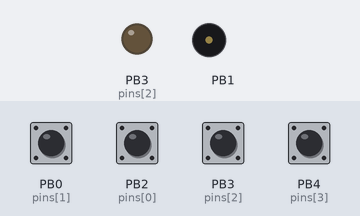
The sketch below on a simulated ATtiny85, built with avr-gcc and run on an emulated ATtiny85. Shown: output pins drawn as LEDs (lit = HIGH), buzzer (waves = sounding). The inputs (shaded band) are chosen by the test bench; at power-on: PB0 (pins[1]), PB2 (pins[0]), PB3 (pins[2]), PB4 (pins[3]) HIGH. Sleep ends after the set time or at an interrupt; random numbers use the default seed unless the sketch sets one.

Above: at 1.2 s.
1.3 s: PB2 (pins[0]) pulled LOW for 0.15 s
At 1.92 s:
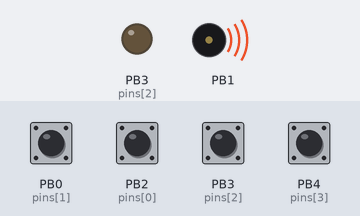
3.5 s: PB3 (pins[2]) pulled LOW for 0.15 s
At 5.4 s:
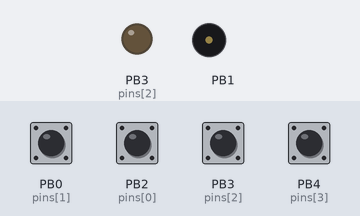
Timing chart, 0 to 6.9 s (numbered marks = the images above; inputs shaded):
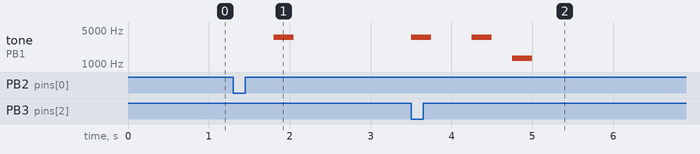

The sketch:

GameBone.ino
```cpp
// (licence header left out)
#include <avr/sleep.h>
#include <avr/power.h>

const int beat = 250;
const int maximum = 32;

// Buttons:    Blue   Orange Red    Green
int pins[] = { 2,     0,     3,     4};

// Notes:       E4  C#4 A4  E3
int notes[] = { 52, 49, 57, 40 };

int sequence[maximum];

// Simple Tones **********************************************

const uint8_t scale[] PROGMEM = {239,226,213,201,190,179,169,160,151,142,134,127};

void note (int n, int octave) {
  int prescaler = 8 - (octave + n/12);
  if (prescaler<1 || prescaler>7) prescaler = 0;
  DDRB = (DDRB & ~(1<<DDB1)) | (prescaler != 0)<<DDB1;
  OCR1C = pgm_read_byte(&scale[n % 12]) - 1;
  TCCR1 = 1<<CTC1 | 1<<COM1A0 | prescaler;
}

// Button routines **********************************************

// Pin change interrupt wakes us up
ISR (PCINT0_vect) {
}

// Turn on specified button
void button_on (int button) {
  int p = pins[button];
  pinMode(p, OUTPUT);
  digitalWrite(p, LOW);
}

// Turn off specified button
void button_off (int button) {
  int p = pins[button];
  pinMode(p, INPUT_PULLUP);
}

// Flash an LED and play the corresponding note of the correct frequency
void flashbeep (int button) {
  button_on(button);
  note(notes[button], 0);
  delay(beat);
  note(0, 0);
  button_off(button);
}

// Play a note and flash the wrong button
void misbeep (int button) {
  int wrong = (button + random(3) + 1) % 4;
  button_on(wrong);
  note(notes[button], 0);
  delay(beat);
  note(0, 0);
  button_off(wrong);
}

// Wait until a button is pressed and play it
int check () {
  GIMSK = GIMSK | 1<<PCIE;            // Enable pin change interrupt
  sleep();
  GIMSK = GIMSK & ~(1<<PCIE);         // Disable pin change interrupt
  int button = 0;
  do {
    button = (button+1) % 4;
  } while (digitalRead(pins[button]));
  flashbeep(button);
  return button;
}

void success_sound () {
  note(48, 0); delay(125);
  note(0, 0);  delay(125);
  note(52, 0); delay(125);
  note(0, 0);  delay(125);
  note(55, 0); delay(125);
  note(0, 0);  delay(125);
  note(60, 0); delay(375);
  note(0, 0);
}

void fail_sound () {
  note(51, 0); delay(125);
  note(0, 0);  delay(125);
  note(48, 0); delay(375);
  note(0, 0);
}

// Simon **********************************************

void simon () {
  int turn = 0;
  sequence[0] = random(4);
  do {
    for (int n=0; n<=turn; n++) {
      delay(beat);
      flashbeep(sequence[n]);
    }
    for (int n=0; n<=turn; n++) {
      if (check() != sequence[n]) { fail_sound(); return; }
    }
    sequence[turn+1] = (sequence[turn] + random(3) + 1) % 4;
    turn++;
    delay(beat);
  } while (turn < maximum);
  success_sound();
}

// Echo **********************************************

void echo () {
  int turn = 0;
  sequence[turn] = check();
  do {
    for (int n=0; n<=turn; n++) {
      if (check() != sequence[n]) { fail_sound(); return; }
    }
    sequence[turn+1] = check();
    turn++;
    delay(beat);
  } while (turn < maximum);
  success_sound();
}

// Quiz **********************************************

void quiz () {
  do {
    int button = check();
    button_on(button);
    delay(3000);
    button_off(button);
  } while (1);
}

// Confusion **********************************************

void confusion () {
  int turn = 0;
  sequence[0] = random(4);
  do {
    for (int n=0; n<=turn; n++) {
      delay(beat);
      if (turn > 1 && n < turn) misbeep(sequence[n]);
      else flashbeep(sequence[n]);
    }
    for (int n=0; n<=turn; n++) {
      if (check() != sequence[n]) { fail_sound(); return; }
    }
    sequence[turn+1] = (sequence[turn] + random(3) + 1) % 4;
    turn++;
    delay(beat);
  } while (turn < maximum);
  success_sound();
}

// Setup and loop **********************************************

void sleep(void)
{
  sleep_enable();
  sleep_cpu();
}

void setup() {
  // Set up pin change interrupts for buttons
  PCMSK = 1<<PINB0 | 1<<PINB2 | 1<<PINB3 | 1<<PINB4;
  ADCSRA &= ~(1<<ADEN); // Disable ADC to save power
  set_sleep_mode(SLEEP_MODE_PWR_DOWN);
  // After reset flash all four lights
  for (int button=0; button<4; button++) {
    button_on(button);
    delay(100);
    button_off(button);
  }
  // Wait for button to select game
  int game = 0;
  do {
    game = (game+1) % 4;
    if (millis() > 10000) sleep();
  } while (digitalRead(pins[game]));
  randomSeed(millis());
  delay(250);
  if (game == 3) simon();
  else if (game == 2) echo();
  else if (game == 1) quiz();
  else confusion();
}

// Only reset should wake us now
void loop() {
 sleep();
}
```

Measured:
- after the input at 1.3 s, tone on PB1: silent → 3521 Hz after 0.50 s, → silent 0.25 s later
- after the input at 3.5 s, tone on PB1: plays 3521 Hz for 0.25 s, 3521 Hz for 0.25 s, 1316 Hz for 0.25 s, starting at once
